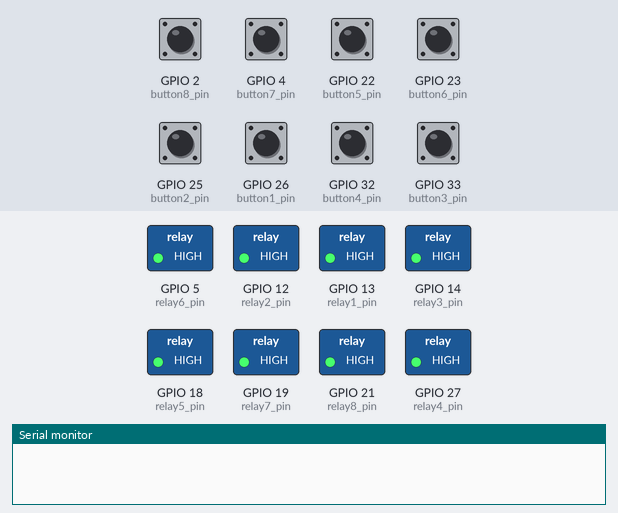
Recording of a sketch running on a simulated ESP32. Parts: switched loads named in the sketch (green lamp = pin HIGH), the last lines printed to the serial monitor. The test bench sets the inputs (shaded band); at power-on: GPIO 2 (button8_pin), GPIO 4 (button7_pin), GPIO 22 (button5_pin), GPIO 23 (button6_pin), GPIO 25 (button2_pin), GPIO 26 (button1_pin), GPIO 32 (button4_pin), GPIO 33 (button3_pin) HIGH. WiFi joins after 1.5 s; servers stay silent unless stated.

Above: at 3.0 s.
3.1 s: GPIO 26 (button1_pin) pulled LOW for 1 s
At 4.7 s:
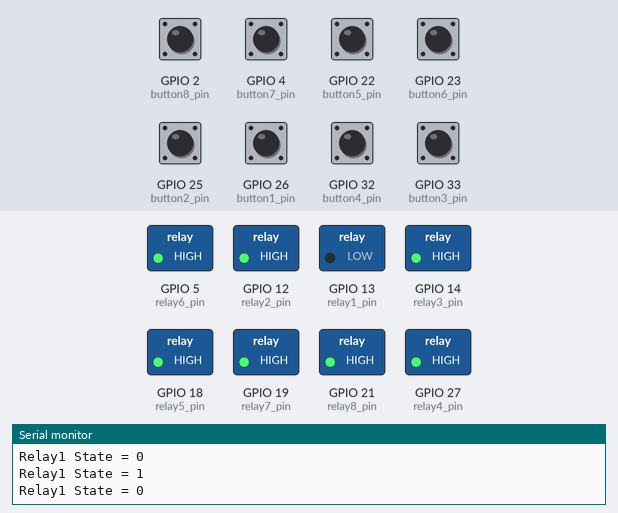
5.6 s: GPIO 2 (button8_pin) pulled LOW for 1 s
At 7.7 s:
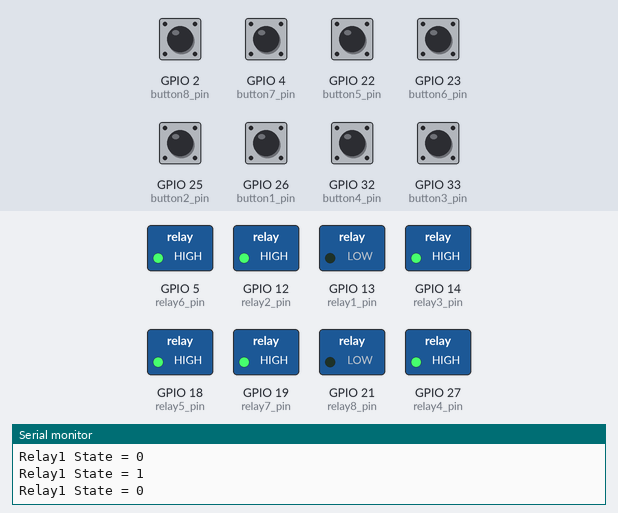
8.1 s: GPIO 26 (button1_pin) pulled LOW for 0.15 s
At 9.5 s:
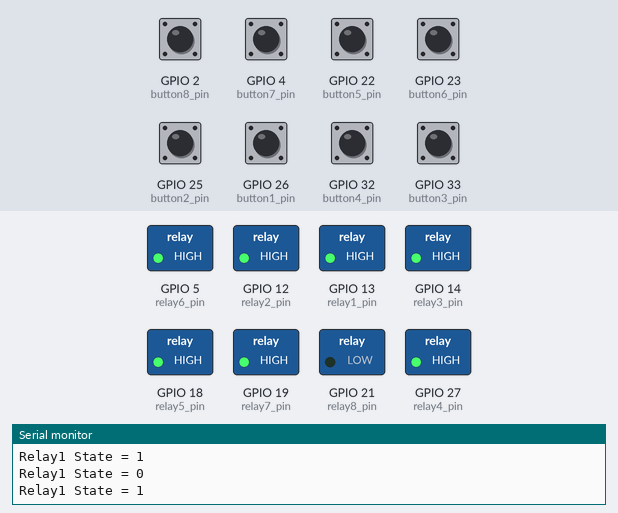
9.8 s: GPIO 4 (button7_pin) pulled LOW for 1 s
At 11.0 s:
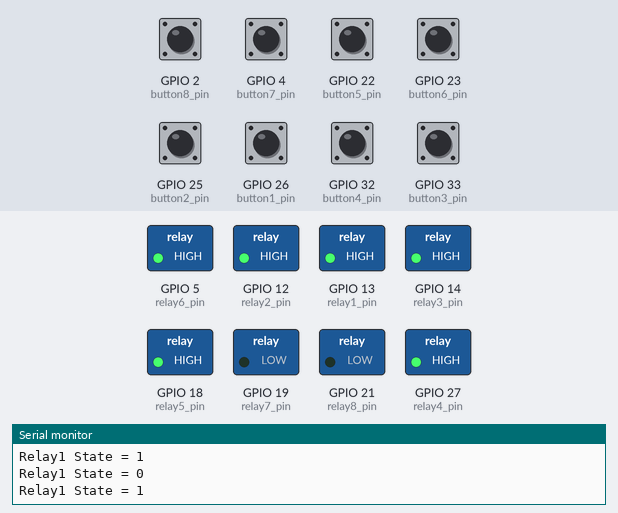
12.3 s: GPIO 2 (button8_pin) pulled LOW for 0.15 s
At 12.9 s:
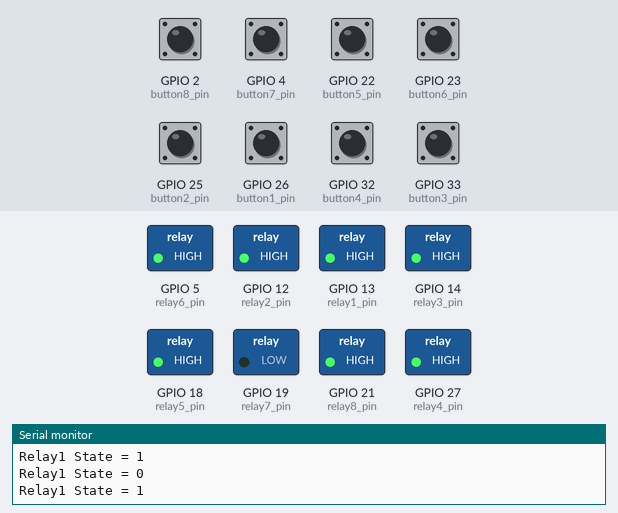
14.0 s: GPIO 22 (button5_pin) pulled LOW for 1 s
At 15.4 s:
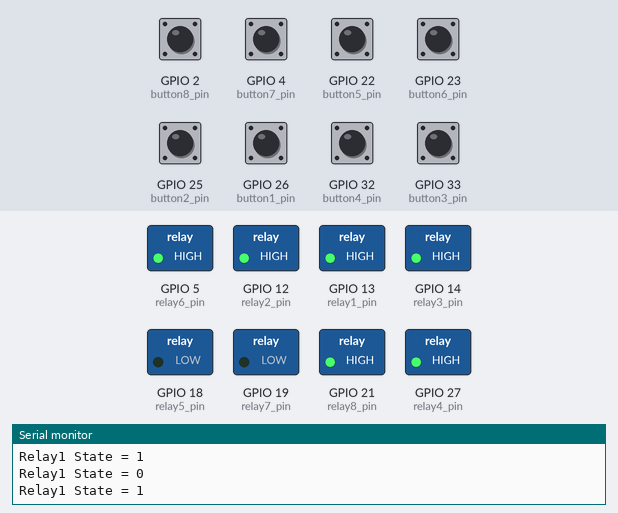
Timing chart, 0 to 17.0 s (numbered marks = the images above; inputs shaded):
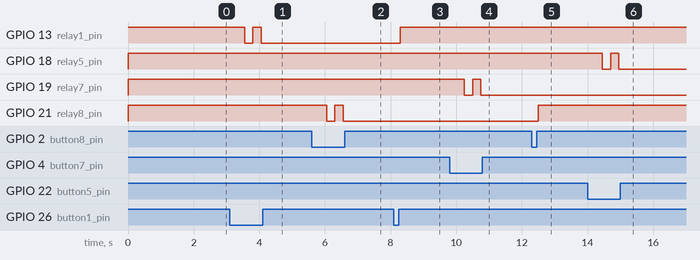

The sketch:

sketch.ino
```cpp
#define BLYNK_TEMPLATE_ID "TMPL3hIPodkoI"
#define BLYNK_TEMPLATE_NAME "Home Automation 1"
#define BLYNK_AUTH_TOKEN "dgKWWOAKfT7yCsft_XCIopX4lHdiNaUS"


// Comment this out to disable prints and save space
#define BLYNK_PRINT Serial


#include <WiFi.h>
#include <WiFiClient.h>
#include <BlynkSimpleEsp32.h>

char auth[] = BLYNK_AUTH_TOKEN;

// Your WiFi credentials.
// Set password to "" for open networks.
char ssid[] = "Wokwi-GUEST";
char pass[] = "";

BlynkTimer timer;


#define button1_pin 26
#define button2_pin 25
#define button3_pin 33
#define button4_pin 32
#define button5_pin 22
#define button6_pin 23
#define button7_pin 4
#define button8_pin 2

#define relay1_pin 13
#define relay2_pin 12
#define relay3_pin 14
#define relay4_pin 27
#define relay5_pin 18
#define relay6_pin 5
#define relay7_pin 19
#define relay8_pin 21


int relay1_state = 0;
int relay2_state = 0;
int relay3_state = 0;
int relay4_state = 0;
int relay5_state = 0;
int relay6_state = 0;
int relay7_state = 0;
int relay8_state = 0;


//Change the virtual pins according the rooms
#define button1_vpin    V1
#define button2_vpin    V2
#define button3_vpin    V3
#define button4_vpin    V4
#define button5_vpin    V5
#define button6_vpin    V6
#define button7_vpin    V7
#define button8_vpin    V8


//------------------------------------------------------------------------------
// This function is called every time the device is connected to the Blynk.Cloud
// Request the latest state from the server
BLYNK_CONNECTED() {
  Blynk.syncVirtual(button1_vpin);
  Blynk.syncVirtual(button2_vpin);
  Blynk.syncVirtual(button3_vpin);
  Blynk.syncVirtual(button4_vpin);
  Blynk.syncVirtual(button5_vpin);
  Blynk.syncVirtual(button6_vpin);
  Blynk.syncVirtual(button7_vpin);
  Blynk.syncVirtual(button8_vpin);
}

//--------------------------------------------------------------------------
// This function is called every time the Virtual Pin state change
//i.e when web push switch from Blynk App or Web Dashboard
BLYNK_WRITE(button1_vpin) {
  relay1_state = param.asInt();
  digitalWrite(relay1_pin, relay1_state);
}
//--------------------------------------------------------------------------
BLYNK_WRITE(button2_vpin) {
  relay2_state = param.asInt();
  digitalWrite(relay2_pin, relay2_state);
}
//--------------------------------------------------------------------------
BLYNK_WRITE(button3_vpin) {
  relay3_state = param.asInt();
  digitalWrite(relay3_pin, relay3_state);
}
//--------------------------------------------------------------------------
BLYNK_WRITE(button4_vpin) {
  relay4_state = param.asInt();
  digitalWrite(relay4_pin, relay4_state);
}
//--------------------------------------------------------------------------
BLYNK_WRITE(button5_vpin) {
  relay5_state = param.asInt();
  digitalWrite(relay5_pin, relay5_state);
}
//--------------------------------------------------------------------------
BLYNK_WRITE(button6_vpin) {
  relay6_state = param.asInt();
  digitalWrite(relay6_pin, relay6_state);
}
//--------------------------------------------------------------------------
BLYNK_WRITE(button7_vpin) {
  relay7_state = param.asInt();
  digitalWrite(relay7_pin, relay7_state);
}
//--------------------------------------------------------------------------
BLYNK_WRITE(button8_vpin) {
  relay8_state = param.asInt();
  digitalWrite(relay8_pin, relay8_state);
}
//--------------------------------------------------------------------------


void setup()
{
  // Debug console
  Serial.begin(115200);
  //--------------------------------------------------------------------
  pinMode(button1_pin, INPUT_PULLUP);
  pinMode(button2_pin, INPUT_PULLUP);
  pinMode(button3_pin, INPUT_PULLUP);
  pinMode(button4_pin, INPUT_PULLUP);
  pinMode(button5_pin, INPUT_PULLUP);
  pinMode(button6_pin, INPUT_PULLUP);
  pinMode(button7_pin, INPUT_PULLUP);
  pinMode(button8_pin, INPUT_PULLUP);
  //--------------------------------------------------------------------
  pinMode(relay1_pin, OUTPUT);
  pinMode(relay2_pin, OUTPUT);
  pinMode(relay3_pin, OUTPUT);
  pinMode(relay4_pin, OUTPUT);
  pinMode(relay5_pin, OUTPUT);
  pinMode(relay6_pin, OUTPUT);
  pinMode(relay7_pin, OUTPUT);
  pinMode(relay8_pin, OUTPUT);
  //--------------------------------------------------------------------
  //During Starting all Relays should TURN OFF
  digitalWrite(relay1_pin, HIGH);
  digitalWrite(relay2_pin, HIGH);
  digitalWrite(relay3_pin, HIGH);
  digitalWrite(relay4_pin, HIGH);
  digitalWrite(relay5_pin, HIGH);
  digitalWrite(relay6_pin, HIGH);
  digitalWrite(relay7_pin, HIGH);
  digitalWrite(relay8_pin, HIGH);
  //--------------------------------------------------------------------
  Blynk.begin(auth, ssid, pass);
  // You can also specify server:
  //Blynk.begin(auth, ssid, pass, "blynk.cloud", 80);
  //Blynk.begin(auth, ssid, pass, IPAddress(192,168,1,100), 8080);
  //--------------------------------------------------------------------
  //Blynk.virtualWrite(button1_vpin, relay1_state);
  //Blynk.virtualWrite(button2_vpin, relay2_state);
  //Blynk.virtualWrite(button3_vpin, relay3_state);
  //Blynk.virtualWrite(button4_vpin, relay4_state);
  //Blynk.virtualWrite(button4_vpin, relay5_state);
  //Blynk.virtualWrite(button4_vpin, relay6_state);
  //Blynk.virtualWrite(button4_vpin, relay7_state);
  //Blynk.virtualWrite(button4_vpin, relay8_state);
  //--------------------------------------------------------------------
}

void loop()
{
  Blynk.run();
  timer.run();
  // You can inject your own code or combine it with other sketches.
  // Check other examples on how to communicate with Blynk. Remember
  // to avoid delay() function!

  listen_push_buttons();
}

//MMMMMMMMMMMMMMMMMMMMMMMMMMMMMMMMMMMMMMMMMMMMMMMMMMMMMMMMMMMMMMMMMMMMMMMMMMMMMMMMMMMMMMM
void listen_push_buttons(){
    //--------------------------------------------------------------------------
    if(digitalRead(button1_pin) == LOW){
      delay(200);
      control_relay(1);
      Blynk.virtualWrite(button1_vpin, relay1_state); //update button state
    }
    //--------------------------------------------------------------------------
    else if (digitalRead(button2_pin) == LOW){
      delay(200);
      control_relay(2);
      Blynk.virtualWrite(button2_vpin, relay2_state); //update button state
    }
    //--------------------------------------------------------------------------
    else if (digitalRead(button3_pin) == LOW){
      delay(200);
      control_relay(3);
      Blynk.virtualWrite(button3_vpin, relay3_state); //update button state
    }
    //--------------------------------------------------------------------------
    else if (digitalRead(button4_pin) == LOW){
      delay(200);
      control_relay(4);
      Blynk.virtualWrite(button4_vpin, relay4_state); //update button state
    }
    //--------------------------------------------------------------------------
   else if (digitalRead(button5_pin) == LOW){
      delay(200);
      control_relay(5);
      Blynk.virtualWrite(button5_vpin, relay5_state); //update button state
    }
    //--------------------------------------------------------------------------
    else if (digitalRead(button6_pin) == LOW){
      delay(200);
      control_relay(6);
      Blynk.virtualWrite(button6_vpin, relay6_state); //update button state
    }
    //--------------------------------------------------------------------------
    else if (digitalRead(button7_pin) == LOW){
      delay(200);
      control_relay(7);
      Blynk.virtualWrite(button7_vpin, relay7_state); //update button state
    }
    //--------------------------------------------------------------------------
    else if (digitalRead(button8_pin) == LOW){
      delay(200);
      control_relay(8);
      Blynk.virtualWrite(button8_vpin, relay8_state); //update button state
    }
    //--------------------------------------------------------------------------
}
//MMMMMMMMMMMMMMMMMMMMMMMMMMMMMMMMMMMMMMMMMMMMMMMMMMMMMMMMMMMMMMMMMMMMMMMMMMMMMMMMMMMMMMM


//MMMMMMMMMMMMMMMMMMMMMMMMMMMMMMMMMMMMMMMMMMMMMMMMMMMMMMMMMMMMMMMMMMMMMMMMMMMMMMMMMMMMMMM
void control_relay(int relay){
  //------------------------------------------------
  if(relay == 1){
    relay1_state = !relay1_state;
    digitalWrite(relay1_pin, relay1_state);
    Serial.print("Relay1 State = ");
    Serial.println(relay1_state);
    delay(50);
  }
  //------------------------------------------------
  else if(relay == 2){
    relay2_state = !relay2_state;
    digitalWrite(relay2_pin, relay2_state);
    delay(50);
  }
  //------------------------------------------------
  else if(relay == 3){
    relay3_state = !relay3_state;
    digitalWrite(relay3_pin, relay3_state);
    delay(50);
  }
  //------------------------------------------------
  else if(relay == 4){
    relay4_state = !relay4_state;
    digitalWrite(relay4_pin, relay4_state);
    delay(50);
  }
  //------------------------------------------------
  else if(relay == 5){
    relay5_state = !relay5_state;
    digitalWrite(relay5_pin, relay5_state);
    delay(50);
  }
  //------------------------------------------------
  else if(relay == 6){
    relay6_state = !relay6_state;
    digitalWrite(relay6_pin, relay6_state);
    delay(50);
  }
  //------------------------------------------------
  else if(relay == 7){
    relay7_state = !relay7_state;
    digitalWrite(relay7_pin, relay7_state);
    delay(50);
  }
  //------------------------------------------------
  else if(relay == 8){
    relay8_state = !relay8_state;
    digitalWrite(relay8_pin, relay8_state);
    delay(50);
  }
  //------------------------------------------------
}
//MMMMMMMMMMMMMMMMMMMMMMMMMMMMMMMMMMMMMMMMMMMMMMMMMMMMMMMMMMMMMMMMMMMMMMMMMMMMMMMMMMMMMMM
```

Measured:
- after the input at 3.1 s, GPIO 13 (relay1_pin): HIGH → LOW after 0.45 s, → HIGH 0.25 s later, → LOW 0.25 s later
- after the input at 5.6 s, GPIO 21 (relay8_pin): HIGH → LOW after 0.45 s, → HIGH 0.25 s later, → LOW 0.25 s later
- after the input at 8.1 s, GPIO 13 (relay1_pin): LOW → HIGH after 0.20 s
- after the input at 9.8 s, GPIO 19 (relay7_pin): HIGH → LOW after 0.45 s, → HIGH 0.25 s later, → LOW 0.25 s later
- after the input at 12.3 s, GPIO 21 (relay8_pin): LOW → HIGH after 0.20 s
- after the input at 14.0 s, GPIO 18 (relay5_pin): HIGH → LOW after 0.45 s, → HIGH 0.25 s later, → LOW 0.25 s later
